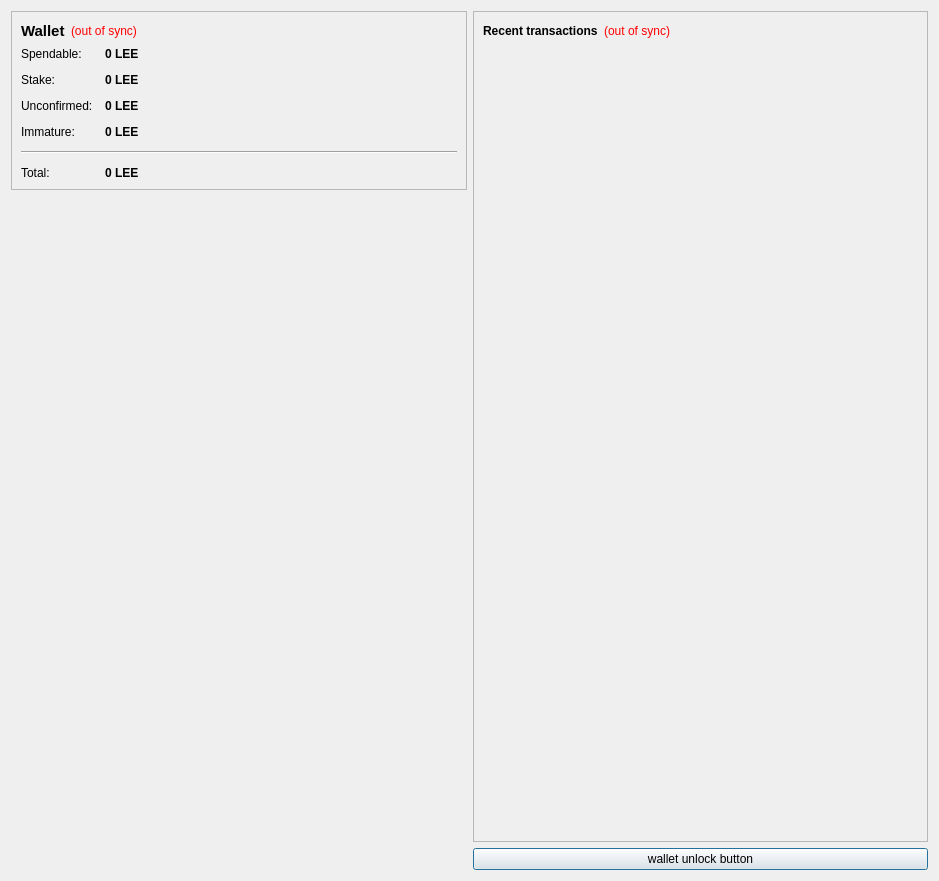
<?xml version="1.0" encoding="UTF-8"?>
<ui version="4.0">
 <class>OverviewPage</class>
 <widget class="QWidget" name="OverviewPage">
  <property name="geometry">
   <rect>
    <x>0</x>
    <y>0</y>
    <width>939</width>
    <height>881</height>
   </rect>
  </property>
  <property name="windowTitle">
   <string>Form</string>
  </property>
  <layout class="QHBoxLayout" name="horizontalLayout" stretch="0,0">
   <item>
    <layout class="QVBoxLayout" name="verticalLayout_2">
     <item>
      <widget class="QFrame" name="frame">
       <property name="frameShape">
        <enum>QFrame::StyledPanel</enum>
       </property>
       <property name="frameShadow">
        <enum>QFrame::Raised</enum>
       </property>
       <layout class="QVBoxLayout" name="verticalLayout_4">
        <item>
         <layout class="QHBoxLayout" name="horizontalLayout_4">
          <item>
           <widget class="QLabel" name="label_5">
            <property name="font">
             <font>
              <pointsize>11</pointsize>
              <weight>75</weight>
              <bold>true</bold>
             </font>
            </property>
            <property name="text">
             <string>Wallet</string>
            </property>
           </widget>
          </item>
          <item>
           <widget class="QLabel" name="labelWalletStatus">
            <property name="toolTip">
             <string>The displayed information may be out of date. Your wallet automatically synchronizes with the Leecoin network after a connection is established, but this process has not completed yet.</string>
            </property>
            <property name="styleSheet">
             <string notr="true">QLabel { color: red; }</string>
            </property>
            <property name="text">
             <string notr="true">(out of sync)</string>
            </property>
            <property name="alignment">
             <set>Qt::AlignLeading|Qt::AlignLeft|Qt::AlignVCenter</set>
            </property>
           </widget>
          </item>
          <item>
           <spacer name="horizontalSpacer_2">
            <property name="orientation">
             <enum>Qt::Horizontal</enum>
            </property>
            <property name="sizeHint" stdset="0">
             <size>
              <width>40</width>
              <height>20</height>
             </size>
            </property>
           </spacer>
          </item>
         </layout>
        </item>
        <item>
         <layout class="QFormLayout" name="formLayout_2">
          <property name="fieldGrowthPolicy">
           <enum>QFormLayout::AllNonFixedFieldsGrow</enum>
          </property>
          <property name="horizontalSpacing">
           <number>12</number>
          </property>
          <property name="verticalSpacing">
           <number>12</number>
          </property>
          <item row="0" column="0">
           <widget class="QLabel" name="label">
            <property name="text">
             <string>Spendable:</string>
            </property>
           </widget>
          </item>
          <item row="0" column="1">
           <widget class="QLabel" name="labelBalance">
            <property name="font">
             <font>
              <weight>75</weight>
              <bold>true</bold>
             </font>
            </property>
            <property name="cursor">
             <cursorShape>IBeamCursor</cursorShape>
            </property>
            <property name="toolTip">
             <string>Your current spendable balance</string>
            </property>
            <property name="text">
             <string notr="true">0 LEE</string>
            </property>
            <property name="textInteractionFlags">
             <set>Qt::LinksAccessibleByMouse|Qt::TextSelectableByKeyboard|Qt::TextSelectableByMouse</set>
            </property>
           </widget>
          </item>
          <item row="1" column="0">
           <widget class="QLabel" name="label_6">
            <property name="text">
             <string>Stake:</string>
            </property>
           </widget>
          </item>
          <item row="1" column="1">
           <widget class="QLabel" name="labelStake">
            <property name="font">
             <font>
              <weight>75</weight>
              <bold>true</bold>
             </font>
            </property>
            <property name="cursor">
             <cursorShape>IBeamCursor</cursorShape>
            </property>
            <property name="toolTip">
             <string>Total of coins that was staked, and do not yet count toward the current balance</string>
            </property>
            <property name="text">
             <string notr="true">0 LEE</string>
            </property>
            <property name="textInteractionFlags">
             <set>Qt::LinksAccessibleByMouse|Qt::TextSelectableByKeyboard|Qt::TextSelectableByMouse</set>
            </property>
           </widget>
          </item>
          <item row="2" column="0">
           <widget class="QLabel" name="label_3">
            <property name="text">
             <string>Unconfirmed:</string>
            </property>
           </widget>
          </item>
          <item row="2" column="1">
           <widget class="QLabel" name="labelUnconfirmed">
            <property name="font">
             <font>
              <weight>75</weight>
              <bold>true</bold>
             </font>
            </property>
            <property name="cursor">
             <cursorShape>IBeamCursor</cursorShape>
            </property>
            <property name="toolTip">
             <string>Total of transactions that have yet to be confirmed, and do not yet count toward the current balance</string>
            </property>
            <property name="text">
             <string notr="true">0 LEE</string>
            </property>
            <property name="textInteractionFlags">
             <set>Qt::LinksAccessibleByMouse|Qt::TextSelectableByKeyboard|Qt::TextSelectableByMouse</set>
            </property>
           </widget>
          </item>
          <item row="3" column="0">
           <widget class="QLabel" name="labelImmatureText">
            <property name="text">
             <string>Immature:</string>
            </property>
           </widget>
          </item>
          <item row="3" column="1">
           <widget class="QLabel" name="labelImmature">
            <property name="font">
             <font>
              <weight>75</weight>
              <bold>true</bold>
             </font>
            </property>
            <property name="toolTip">
             <string>Mined balance that has not yet matured</string>
            </property>
            <property name="text">
             <string notr="true">0 LEE</string>
            </property>
            <property name="textInteractionFlags">
             <set>Qt::LinksAccessibleByMouse|Qt::TextSelectableByKeyboard|Qt::TextSelectableByMouse</set>
            </property>
           </widget>
          </item>
          <item row="4" column="0" colspan="2">
           <widget class="Line" name="line">
            <property name="orientation">
             <enum>Qt::Horizontal</enum>
            </property>
           </widget>
          </item>
          <item row="5" column="0">
           <widget class="QLabel" name="labelTotalText">
            <property name="text">
             <string>Total:</string>
            </property>
           </widget>
          </item>
          <item row="5" column="1">
           <widget class="QLabel" name="labelTotal">
            <property name="font">
             <font>
              <weight>75</weight>
              <bold>true</bold>
             </font>
            </property>
            <property name="cursor">
             <cursorShape>IBeamCursor</cursorShape>
            </property>
            <property name="toolTip">
             <string>Your current total balance</string>
            </property>
            <property name="text">
             <string notr="true">0 LEE</string>
            </property>
            <property name="textInteractionFlags">
             <set>Qt::LinksAccessibleByMouse|Qt::TextSelectableByKeyboard|Qt::TextSelectableByMouse</set>
            </property>
           </widget>
          </item>
         </layout>
        </item>
       </layout>
      </widget>
     </item>
     <item>
      <spacer name="verticalSpacer_4">
       <property name="orientation">
        <enum>Qt::Vertical</enum>
       </property>
       <property name="sizeHint" stdset="0">
        <size>
         <width>20</width>
         <height>40</height>
        </size>
       </property>
      </spacer>
     </item>
     <item>
      <widget class="QLabel" name="label_2">
       <property name="text">
        <string/>
       </property>
       <property name="pixmap">
        <pixmap resource="../bitcoin.qrc">:/images/Wallet_Logo</pixmap>
       </property>
       <property name="alignment">
        <set>Qt::AlignCenter</set>
       </property>
      </widget>
     </item>
     <item>
      <spacer name="verticalSpacer">
       <property name="orientation">
        <enum>Qt::Vertical</enum>
       </property>
       <property name="sizeHint" stdset="0">
        <size>
         <width>20</width>
         <height>40</height>
        </size>
       </property>
      </spacer>
     </item>
    </layout>
   </item>
   <item>
    <layout class="QVBoxLayout" name="verticalLayout_3">
     <item>
      <widget class="QFrame" name="frame_2">
       <property name="frameShape">
        <enum>QFrame::StyledPanel</enum>
       </property>
       <property name="frameShadow">
        <enum>QFrame::Raised</enum>
       </property>
       <layout class="QVBoxLayout" name="verticalLayout">
        <item>
         <layout class="QHBoxLayout" name="horizontalLayout_2">
          <item>
           <widget class="QLabel" name="label_4">
            <property name="text">
             <string>&lt;b&gt;Recent transactions&lt;/b&gt;</string>
            </property>
           </widget>
          </item>
          <item>
           <widget class="QLabel" name="labelTransactionsStatus">
            <property name="toolTip">
             <string>The displayed information may be out of date. Your wallet automatically synchronizes with the Leecoin network after a connection is established, but this process has not completed yet.</string>
            </property>
            <property name="styleSheet">
             <string notr="true">QLabel { color: red; }</string>
            </property>
            <property name="text">
             <string notr="true">(out of sync)</string>
            </property>
            <property name="alignment">
             <set>Qt::AlignRight|Qt::AlignTrailing|Qt::AlignVCenter</set>
            </property>
           </widget>
          </item>
          <item>
           <spacer name="horizontalSpacer">
            <property name="orientation">
             <enum>Qt::Horizontal</enum>
            </property>
            <property name="sizeHint" stdset="0">
             <size>
              <width>40</width>
              <height>20</height>
             </size>
            </property>
           </spacer>
          </item>
         </layout>
        </item>
        <item>
         <widget class="QListView" name="listTransactions">
          <property name="styleSheet">
           <string notr="true">QListView { background: transparent; }</string>
          </property>
          <property name="frameShape">
           <enum>QFrame::NoFrame</enum>
          </property>
          <property name="verticalScrollBarPolicy">
           <enum>Qt::ScrollBarAlwaysOff</enum>
          </property>
          <property name="horizontalScrollBarPolicy">
           <enum>Qt::ScrollBarAlwaysOff</enum>
          </property>
          <property name="selectionMode">
           <enum>QAbstractItemView::NoSelection</enum>
          </property>
         </widget>
        </item>
       </layout>
      </widget>
     </item>
     <item>
      <widget class="QPushButton" name="unlockWalletButton">
       <property name="sizePolicy">
        <sizepolicy hsizetype="Minimum" vsizetype="Fixed">
         <horstretch>0</horstretch>
         <verstretch>0</verstretch>
        </sizepolicy>
       </property>
       <property name="maximumSize">
        <size>
         <width>16777214</width>
         <height>16777214</height>
        </size>
       </property>
       <property name="toolTip">
        <string/>
       </property>
       <property name="text">
        <string>wallet unlock button</string>
       </property>
       <property name="checkable">
        <bool>false</bool>
       </property>
       <property name="autoDefault">
        <bool>false</bool>
       </property>
       <property name="default">
        <bool>true</bool>
       </property>
       <property name="flat">
        <bool>false</bool>
       </property>
      </widget>
     </item>
    </layout>
   </item>
  </layout>
 </widget>
 <resources>
  <include location="../bitcoin.qrc"/>
 </resources>
 <connections/>
</ui>
